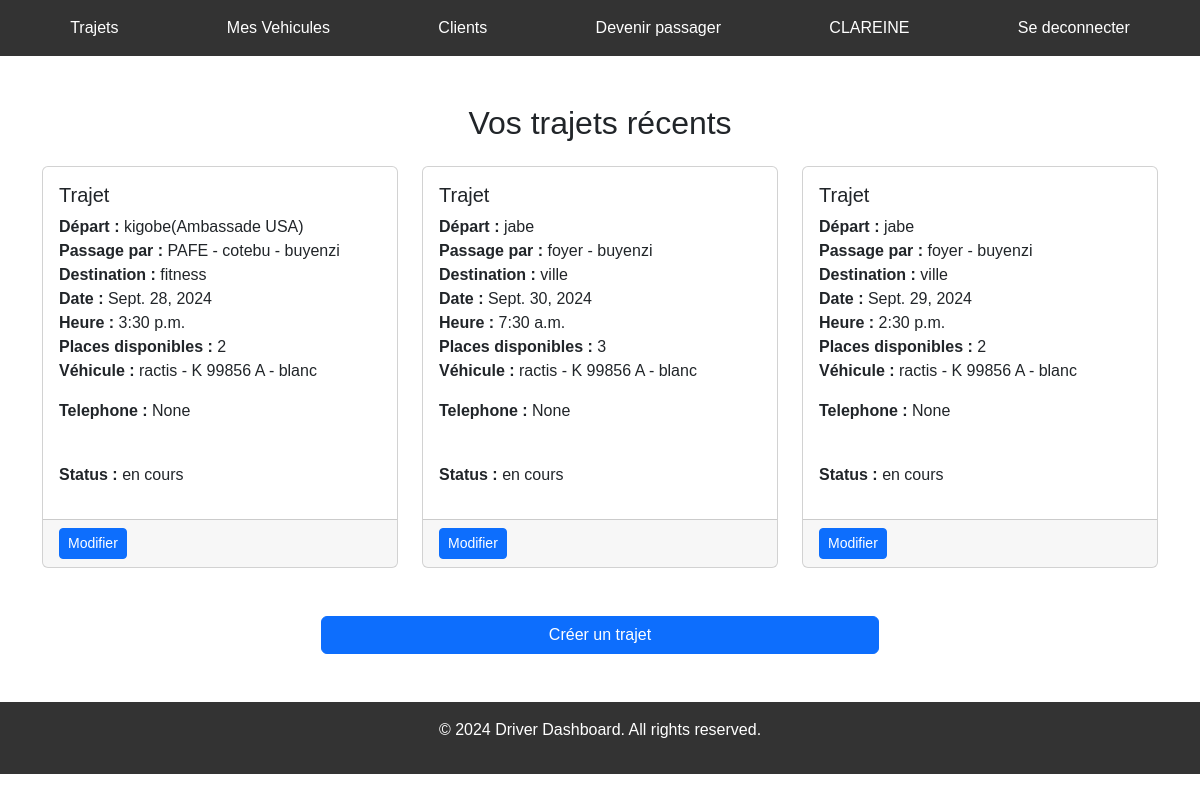
/dashboard_driver/ (signed in), run on an earlier commit of the app's database.
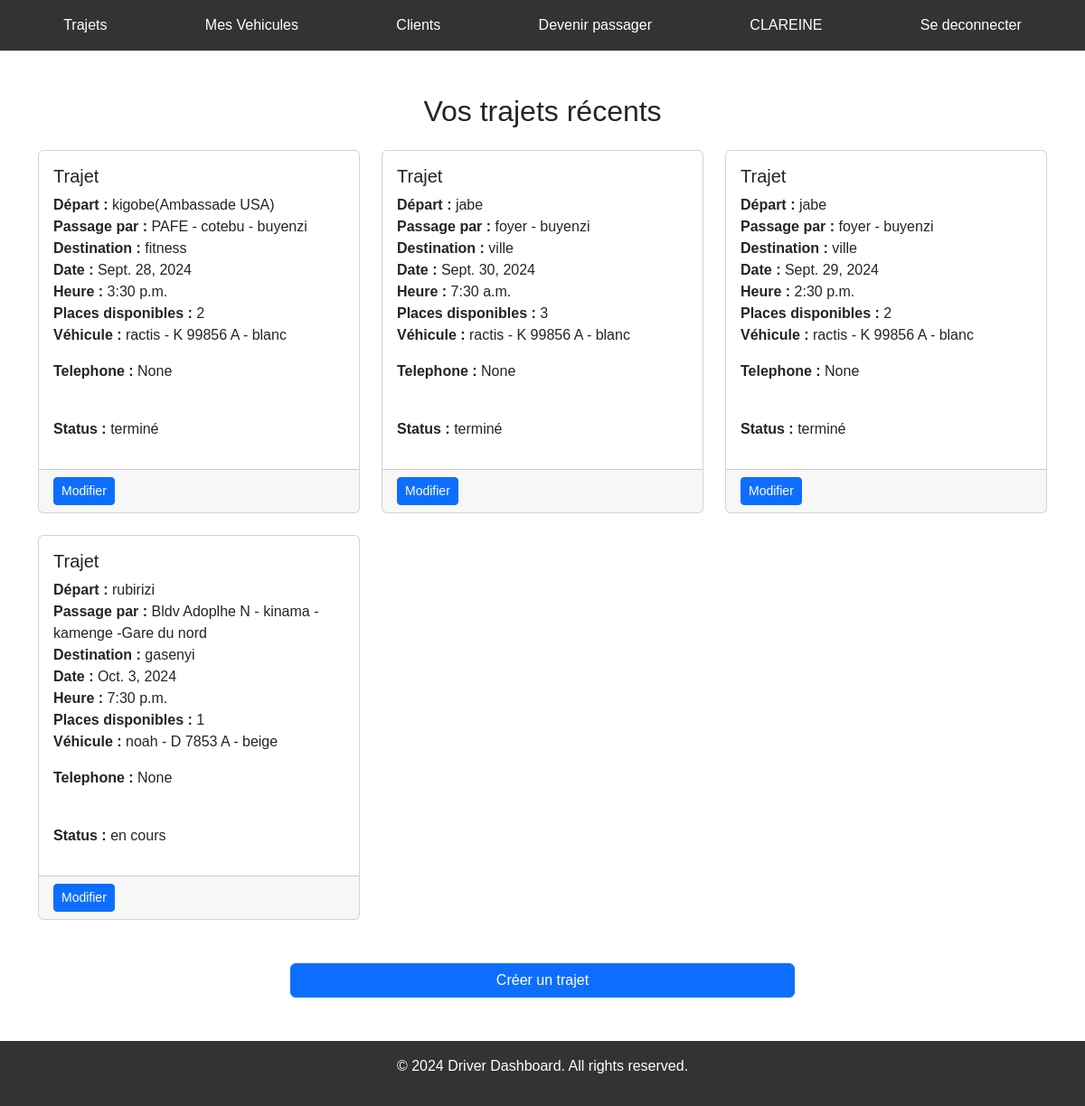
And on a later commit of the database.
### covoiturage/models.py (models this page shows, shortened)
class Trajet(models.Model):
    point_depart = models.CharField(max_length=255)
    passe_par = models.CharField(max_length=255, null=True)
    destination = models.CharField(max_length=255)
    heure_depart = models.TimeField(editable=True, null=True)
    places_disponibles = models.IntegerField()
    date = models.DateField(editable=True, null=True)
    user = models.ForeignKey(User, on_delete=models.CASCADE, null=True)
    vehicule = models.ForeignKey(Vehicule, on_delete=models.CASCADE, null=True)
    status = models.CharField(max_length=20, choices=[('En cours', 'En cours'), ('Terminé', 'Terminé'),('Annulé','Annulé')])
    telephone = models.PositiveBigIntegerField(null = True)

class Vehicule(models.Model):
    user = models.ForeignKey(User, on_delete=models.CASCADE, related_name='vehicules', null=True)
    modele = models.CharField(max_length=35, null=True)
    plaque = models.CharField(max_length=10, null=True)
    places = models.IntegerField(null=True)
    color = models.CharField(max_length=40, null=True)
    def __str__(self) -> str:
        return f"{self.modele} - {self.plaque} - {self.color}"

### Stage/views.py (the view)
# urls.py: path('dashboard_driver/', views.dashboard_driver, name='dashboard_driver'),
def dashboard_driver(request):
    trajets = Trajet.objects.filter(user=request.user)
    now = timezone.now()
    for trajet in trajets:
        heure_depart = timezone.make_aware(datetime.combine(now.date(), trajet.heure_depart))
        if heure_depart < now:
            trajet.status = 'terminé'
            trajet.save()
    context = {'trajets': trajets}
    return render(request, 'dashboard_driver.html', context)

### templates/dashboard_driver.html (shortened to what this page needs)
{% extends 'base.html' %}
{% block section %}
<div class="container my-5">
  <h2 class="mb-4">Vos trajets récents</h2>
   <div class="row g-4">
    {% for trajet in trajets %}
    <div class="col-md-6 col-lg-4">
      <div class="card h-100">
        <div class="card-body">
          <h5 class="card-title">Trajet</h5>
          <p class="card-text">
             <strong>Départ :</strong> {{ trajet.point_depart }}<br>
              <strong>Passage par :</strong> {{ trajet.passe_par }}<br>
              <strong>Destination :</strong> {{ trajet.destination }}<br>
              <strong>Date :</strong> {{ trajet.date }}<br>
              <strong>Heure :</strong> {{ trajet.heure_depart }}<br>
              <strong>Places disponibles :</strong> {{ trajet.places_disponibles }}<br>
              <strong>Véhicule :</strong> {{ trajet.vehicule }} </p>
              <strong>Telephone :</strong> {{ trajet.telephone }} </p> <br>
              <strong>Status :</strong> {{ trajet.status }} </p>
              </div>
               <div class="card-footer d-flex justify-content-between">
                <a href="{% url 'modifierT' trajet.id %}" class="btn btn-primary btn-sm">  Modifier </a>
              </div>
            </div>
           </div>
           {% endfor %}
          </div>
          <div class="d-grid gap-2 col-6 mx-auto mt-5">
            <a href="/dd/trajets" class="btn btn-primary">  Créer un trajet </a>
          </div>
        </div>
{% endblock section %}

What changed in the data, as far as the page shows it:
changed Trajet "kigobe(Ambassade USA)": status "en cours" → "terminé"
changed Trajet "Sept. 30, 2024": status "en cours" → "terminé"
changed Trajet "Sept. 29, 2024": status "en cours" → "terminé"
added Trajet: point_depart "rubirizi", passe_par "Bldv Adoplhe N - kinama - kamenge -Gare du nord", destination "gasenyi", date "Oct. 3, 2024", heure_depart "7:30 p.m.", places_disponibles "1", vehicule "noah - D 7853 A - beige", telephone "None", status "en cours"
